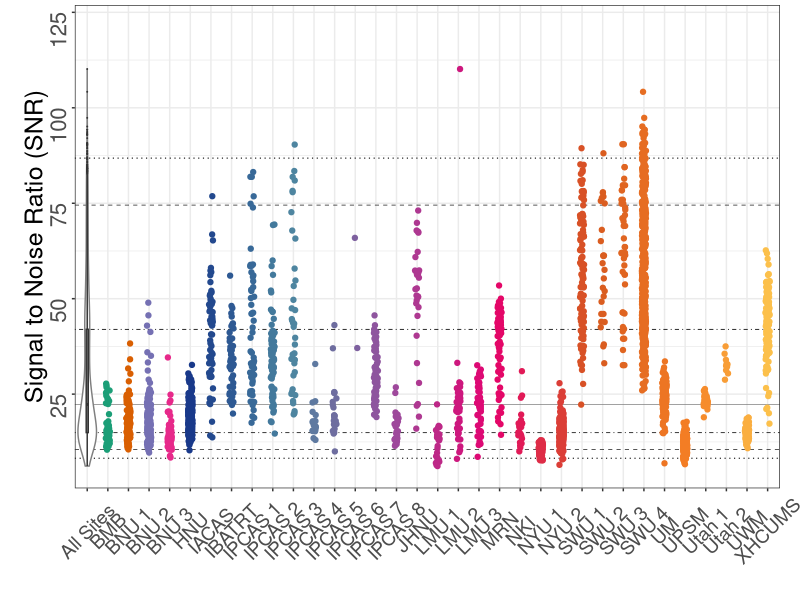
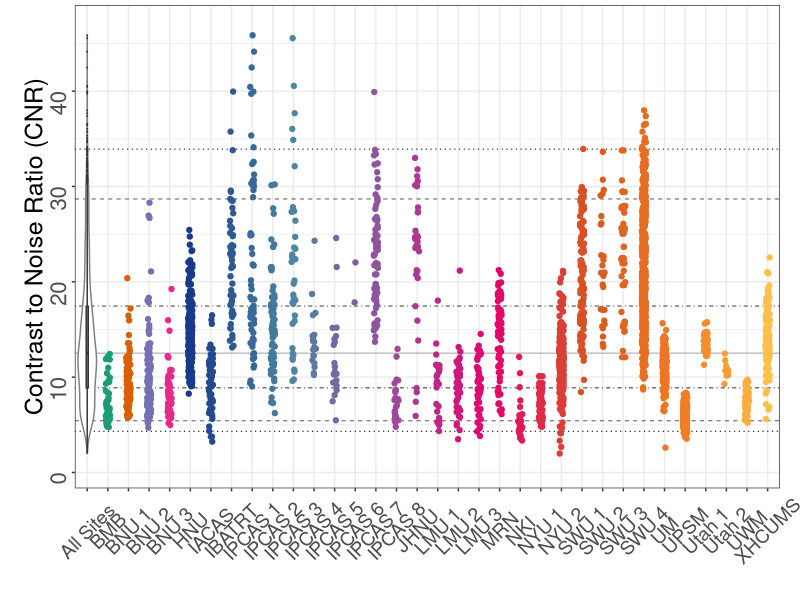
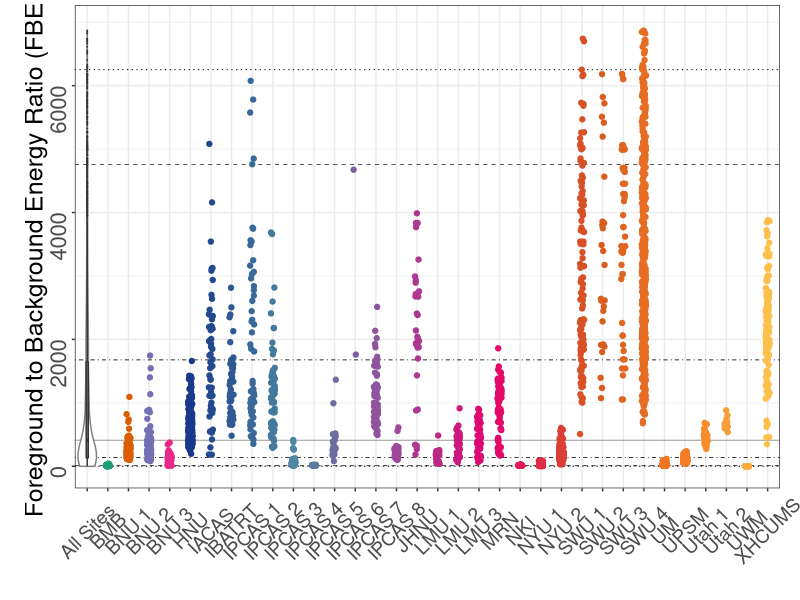
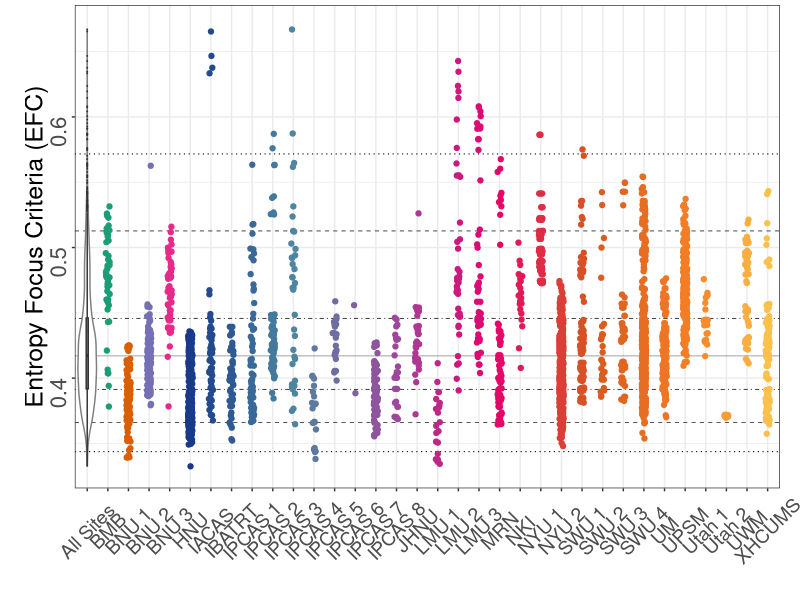
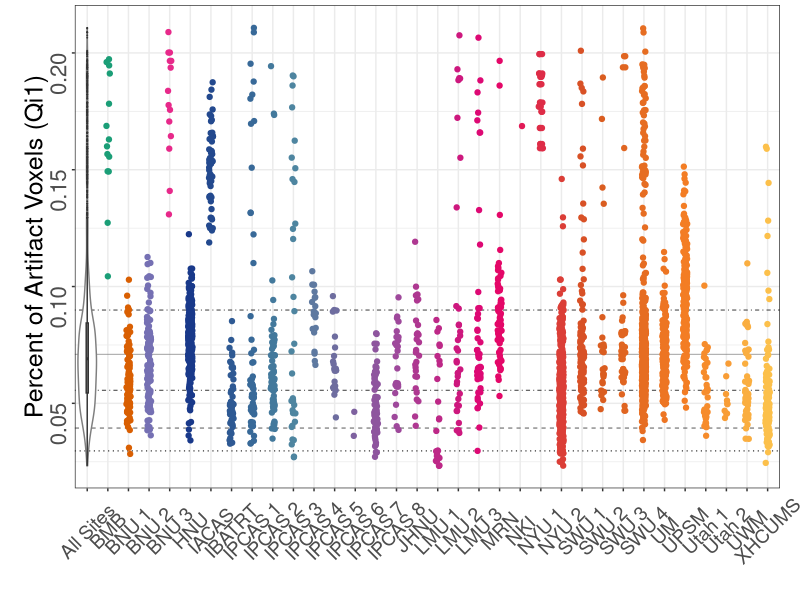
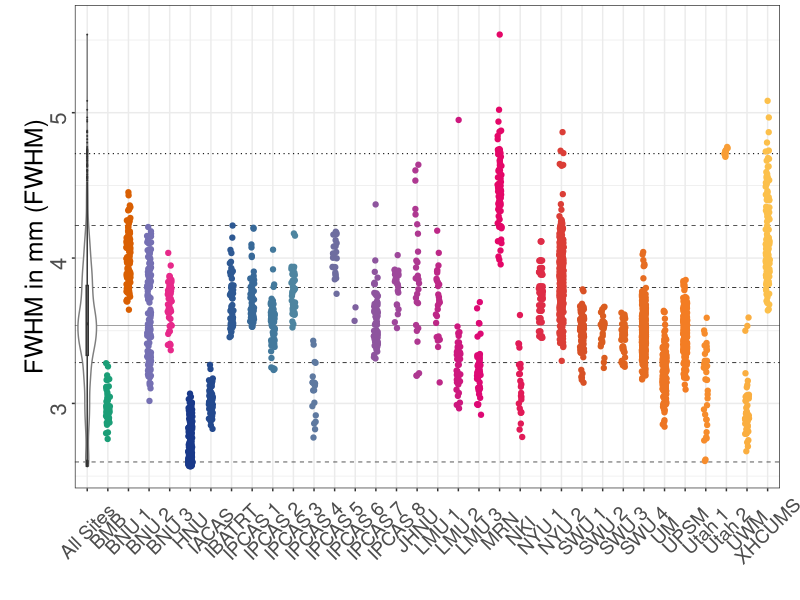
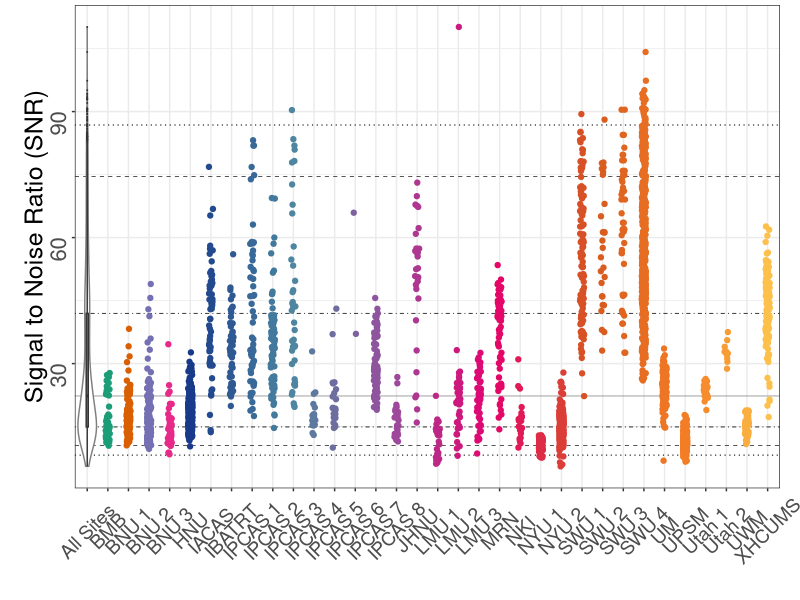
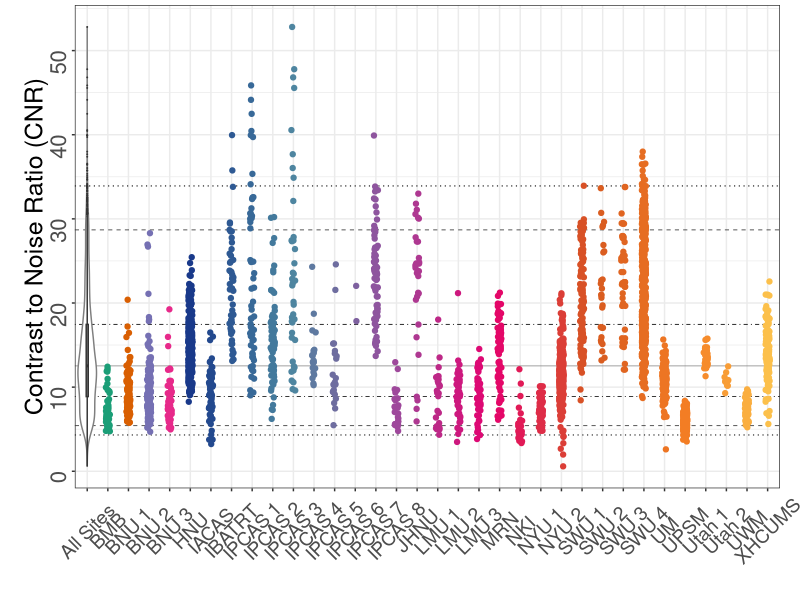

Generate these figures, in order, with R:
#' # SETUP

#' Load packages and paths
#+ setup-packages
library(grid)
library(ggplot2)
library(plyr)
library(RColorBrewer)


#' ## Color Scheme
#' 
#' CMI Recommendations
#+ setup-colors
cmi_main_blue="#0071b2"
cmi_grey="#929d9e"
cmi_light_blue="#00c4d9"
cmi_pea_green="#b5bf00"

cmi_rich_green="#73933d"
cmi_rich_purple="#8e7fac"
cmi_rich_red="#d75920"
cmi_rich_blue="#4c87a1"
cmi_rich_aqua="#66c7c3"
cmi_rich_orange="#eebf42"

cmi_vibrant_yellow="#ffd457"
cmi_vibrant_orange="#f58025"
cmi_vibrant_green="#78a22f"
cmi_vibrant_garnet="#e6006f"
cmi_vibrant_purple="#9A4d9e"
cmi_vibrant_blue="#19398a"

cmi_site_colors = c(cmi_vibrant_blue,
                    cmi_rich_blue,
                    cmi_vibrant_purple,
                    cmi_vibrant_garnet,
                    cmi_rich_red,
                    cmi_vibrant_orange,
                    cmi_vibrant_yellow,
                    cmi_vibrant_green)
cmi_site_colors_ramp = colorRampPalette(cmi_site_colors)


#' ## Load data
#'
#' Read in the data and then some
#+ setup-load

#setwd("~/zarrar")
#setwd("~/Dropbox/Research/cmi/")
#setwd("qc/corr.scripts")

#script.dir <- dirname(sys.frame(1)$ofile)
#setwd(script_dir)

df <- read.csv("../corr.qc/qc_filt_anat.csv")[,-1]
nsites <- length(unique(df$site))

#' ## Percentiles
#'
#' In our plots, we want to have percentile lines for each QC measure to 
#' indicate the distribution of each site relative to the whole sample
#+ setup-percentile
qc.measures <- colnames(df)[!(colnames(df) %in% c("uniqueid", "subid", "site", "site.name", "session", "scan", "global"))]
qvals       <- c(0.01, 0.05, 0.25, 0.5, 0.75, 0.95, 0.99)
qcat        <- c(1,5,25,50,25,5,1)
qline       <- c(3, 2, 5, 1, 5, 2, 3)
qsize       <- c(.4, .25, .3, .25, .3, .25, .4)
qcols       <- c("grey10", "grey10", "grey10", "grey50", "grey10", "grey10", "grey10")
#qcols       <- brewer.pal(8, "Dark2")[c(1,2,3,4,3,2,1)]

#' Now let's get the percentiles
#+ percentile
percentiles <- apply(subset(df, select=qc.measures), 2, quantile, qvals, na.rm=TRUE)
percentiles <- as.data.frame(cbind(percentiles, qcat, qline, qsize))
percentiles$qline <- as.factor(qline)
percentiles$qcat  <- as.factor(qcat)
print(percentiles)

#' ## Measure Descriptions
#' Associate a detailed description with each measure
#+ setup-measure
mdf <- data.frame(
  measure = qc.measures, 
  description = c(
    "Signal to Noise Ratio (SNR)", 
    "Contrast to Noise Ratio (CNR)", 
    "Foreground to Background Energy Ratio (FBER)", 
    "Entropy Focus Criteria (EFC)", 
    "Percent of Artifact Voxels (Qi1)", 
    "FWHM in mm (FWHM)"
  )
)
print(mdf)
cat("DOUBLE CHECK THAT COLUMNS OF EACH ROW MATCH ABOVE\n")

#' # PLOTS

#' ## More Setup
#' 
#' This function will add percentile lines in the background
#' plot: ggplot object
#' pdf: percentile data frame
#+ plot-function
compile_percentiles <- function(pdf, measure, cols=NULL) {
  ret <- lapply(1:nrow(pdf), function(i) {
    p <- pdf[i,]
    if (!is.null(cols)) {
      plot <- geom_hline(aes_string(yintercept=measure), data=p, 
                         size=as.numeric(p$qsize), linetype=as.numeric(p$qline), color=cols[i])
      #as.character(p$qcolor[1])
    } else {
      plot <- geom_hline(aes_string(yintercept=measure), data=p, 
                         size=as.numeric(p$qsize[1]), linetype=as.numeric(p$qline[1]), color="grey50")
    }
    return(plot)
  })
  return(ret)
}

#' ## Outliers
#' Sometimes extreme data-points can skew the plot 
#' and make it difficult to see the spread of the data.
#'  
#' I will avoid plotting those outlier points by setting the axis
#' to only the points that I want. ggplot will complain but let her (poor baby).
#'
#+ plot-find-outliers
# functions
range.outlier.iqr <- function(x, times=3) {
    upper.limit <- quantile(x, 0.75) + times*IQR(x)
    lower.limit <- quantile(x, 0.25) - times*IQR(x)
    return(c(lower.limit, upper.limit))
}
outlier.iqr <- function(x, times=3) {
    tmp         <- range.outlier.iqr(x, times)
    lower.limit <- tmp[1]
    upper.limit <- tmp[2]
    return((x > upper.limit) | (x < lower.limit))
}
# outlier values (if any)
lst.outlier.iqr <- llply(qc.measures, function(measure) {
    ret     <- subset(df, select=c("uniqueid", "subid", "site", "site.name", "session", "scan", measure))
    inds    <- outlier.iqr(df[[measure]])
    return(ret[inds,])
})
names(lst.outlier.iqr) <- qc.measures
# new ranges of our plots (sans outliers)
df.range.iqr <- as.data.frame(sapply(qc.measures, function(m) {
    inds <- !outlier.iqr(df[[m]])
    range(df[[m]][inds]) * 1.1 
}))


#' ## Visualization of Text
#' A function with all the theme jazz
#+ viz-text
set_themes <- function(family="Times", text.size.x=14, text.size.y=16, title.size=18) {
  family <- "sans"
  pg <- list(
    theme_bw(), 
    theme(axis.title.x      = element_text(family = family, face = "plain", size=title.size)), 
    theme(axis.title.y      = element_text(family = family, face = "plain", size=title.size, angle=90, vjust=0.25)), 
    theme(axis.text.x       = element_text(family = family, face = "plain", size=text.size.x, vjust=0.5, angle=45)), 
    theme(axis.text.y       = element_text(family = family, face = "plain", size=text.size.y, angle=90)), 
    theme(axis.ticks.length = unit(.15, "lines")), 
    theme(axis.ticks.margin = unit(.15,"lines")), 
    theme(plot.margin       = unit(c(0.25, 1, 0.25, 1), "lines")), 
    theme(legend.position   = "none")
  )
  return(pg)
}


#' ## QC Spatial/Anatomical Measures
#' I will be plotting a bunch of different data-sets here. First I will have 
#' all the data, then I will have it remote 3 x the IQR. So two sets of the
#' same plots.
#'
#' ### REMOVE OUTLIERS
#+ plot-qc-no-outliers, fig.width=12, fig.height=8, dpi=100
for (i in 1:nrow(mdf)) {
  measure <- as.character(mdf$measure[i])
  desc <- as.character(mdf$description[i])
  
  # ### Option 1
  # First, I'll plot ones with 1%, 5%, 25%, and 50% percentile lines
  pg1=ggplot(df, aes_string(x="site.name", y=measure))
  
  # Add those percentile lines
  pg2=pg1 + compile_percentiles(percentiles, measure, qcols)  
  
  # Add main plot
  # - violin plot + boxplot for all the data
  # - jitter plot for each site (adjust the color)
  # - x and y labels
  pg3=pg2 + 
    geom_violin(aes(x=global), color="gray50") + 
    geom_boxplot(aes(x=global), width=.1, fill="gray50", outlier.size=0) + 
    geom_jitter(aes(color=site.name), position = position_jitter(width = .1)) + 
    scale_color_manual(values=c(brewer.pal(4,"Dark2"), cmi_site_colors_ramp(nsites))) + 
    ylab(desc) +
    xlab("") 
  
  # Add the y-range limit
  pg4=pg3
  pg4=pg4 + 
    ylim(df.range.iqr[[measure]])
  
  # Below assumes that you are doing this with a default axis (sites on x, data on y)
  pg5=pg4 + set_themes()
  
  # Plot
  pg=pg5
  print(pg)
  
  #ggsave("plot_option02.png", pg, height=2.5, width=5)    
  
  #readline("continue?")
  cat("\n\n\n\n")
}


#' ### KEEP OUTLIERS
#+ plot-qc-yes-outliers, fig.width=12, fig.height=8, dpi=100
for (i in 1:nrow(mdf)) {
  measure <- as.character(mdf$measure[i])
  desc <- as.character(mdf$description[i])
  
  # ### Option 1
  # First, I'll plot ones with 1%, 5%, 25%, and 50% percentile lines
  pg1=ggplot(df, aes_string(x="site.name", y=measure))
  
  # Add those percentile lines
  pg2=pg1 + compile_percentiles(percentiles, measure, qcols)  
  
  # Add main plot
  # - violin plot + boxplot for all the data
  # - jitter plot for each site (adjust the color)
  # - x and y labels
  pg3=pg2 + 
    geom_violin(aes(x=global), color="gray50") + 
    geom_boxplot(aes(x=global), width=.1, fill="gray50", outlier.size=0) + 
    geom_jitter(aes(color=site.name), position = position_jitter(width = .1)) + 
    scale_color_manual(values=c(brewer.pal(4,"Dark2"), cmi_site_colors_ramp(nsites))) + 
    ylab(desc) +
    xlab("")
  
  # Add the y-range limit and the outlier points on the maximum of the range
  # only if there are any outliers
  pg4=pg3
  #pg4=pg4 + 
  #  ylim(df.range.iqr[[measure]])
  
  # Below assumes that you are doing this with a default axis (sites on x, data on y)
  pg5=pg4 + set_themes()
  
  # Plot
  pg=pg5
  print(pg)
  
  #ggsave("plot_option02.png", pg, height=2.5, width=5)    
  
  #readline("continue?")
  cat("\n\n\n\n")
}




#' ## Correlogram
#' We compare the different anatomical QC measures to try and understand how the different measures might be related. It appears that we have three different types of measures.
#+ plot-cor
library(corrplot)
col2 <- colorRampPalette(rev(c("#67001F", "#B2182B", "#D6604D", "#F4A582", "#FDDBC7", "#FFFFFF", "#D1E5F0", "#92C5DE", "#4393C3", "#2166AC", "#053061")))
cmat <- cor(df[,qc.measures])
corrplot(cmat, order="AOE", type="upper", tl.pos="tp", col=col2(200), outline=T)
corrplot(cmat, add=TRUE, type="lower", method="number", order="AOE", col="black", diag=FALSE, tl.pos="n", cl.pos="n")
